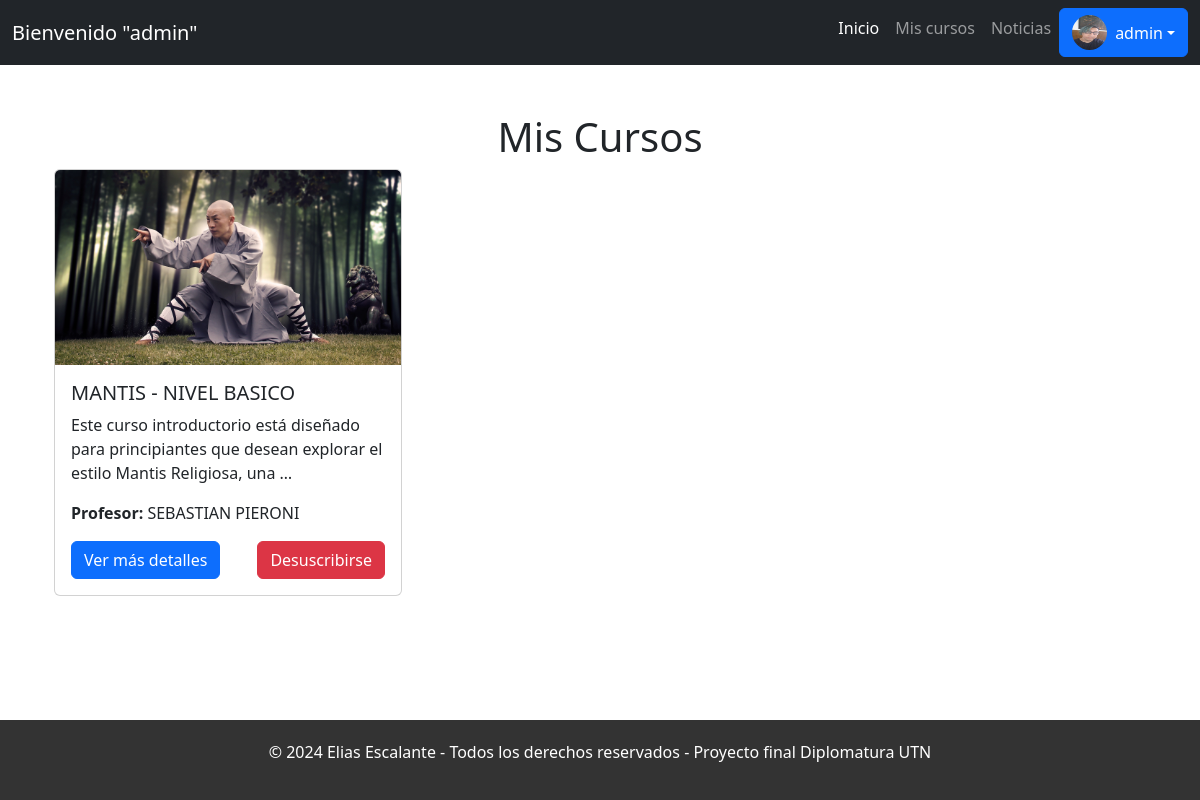
Page /cursos/mis-cursos/ (signed in) on the committed database.
### usuarios/models.py (models this page shows, shortened)
class User(AbstractUser):
    imagen = models.ImageField(upload_to='profile_images/', blank=True, null=True)
    fecha_nacimiento = models.DateField(blank=True, null=True)
    ciudad = models.CharField(max_length=40, blank=True)
    domicilio = models.CharField(max_length=80, blank=True)
    telefono = models.CharField(max_length=30, blank=True)
    email = models.EmailField(unique=True, validators=[EmailValidator()])

### cursos/models.py (models this page shows)
class Curso(models.Model):
    nombre = models.CharField(max_length=50)
    comision = models.CharField(max_length=20)
    Profesor = models.CharField(max_length=50)
    Descripcion = models.TextField(max_length=500)
    cupo = models.IntegerField(default=0)
    precio = models.DecimalField(max_digits=12, decimal_places=2, default=0.00)
    imagen = models.ImageField(upload_to="producto/%Y/%m/%d", blank=True, null=True)
    direccion= models.CharField(max_length=200)
    def __str__(self):
        return "curso: " + self.nombre

### cursos/views.py (the view)
# urls.py: path('mis-cursos/', views.mis_cursos, name='mis_cursos'),
@login_required
def mis_cursos(request):
    tickets = Ticket.objects.filter(usuario=request.user).select_related('curso')
    cursos = [{'curso': ticket.curso, 'ticket_id': ticket.id} for ticket in tickets]
    print(cursos)
    return render(request, 'cursos/mis_cursos.html', {'cursos': cursos})

### templates/cursos/mis_cursos.html (shortened to what this page needs)
{% extends 'layout.html' %}
{% load static%}
{% block content %}
<div class="container mt-5">
    <h1 class="text-center">Mis Cursos</h1>
    {% if cursos %}
        <div class="row">
            {% for curso in cursos %}
                <div class="col-md-4 mb-4">
                    <div class="card">
                        <img src="{{ curso.curso.imagen.url }}" class="card-img-top" alt="{{ curso.curso.nombre }}">
                        <div class="card-body">
                            <h5 class="card-title">{{ curso.curso.nombre }}</h5>
                            <p class="card-text">{{ curso.curso.Descripcion|truncatewords:15 }}</p>
                            <p><strong>Profesor:</strong> {{ curso.curso.Profesor }}</p>
                            <div class="d-flex justify-content-between">
                                <a href="{% url 'detalle_curso' curso.curso.id %}" class="btn btn-primary">Ver más detalles</a>
                                <form id="desuscribir-form-{{ curso.ticket_id }}" action="{% url 'desuscribirse_curso' curso.ticket_id %}" method="post">
                                    <button type="button" class="btn btn-danger" onclick="confirmarDesuscripcion({{ curso.ticket_id }})">
                                        Desuscribirse
                                    </button>
                                </form>
                            </div>
                        </div>
                    </div>
                </div>
            {% endfor %}
        </div>
    {% else %}
        <p class="text-center">No estás inscrito en ningún curso actualmente.</p>
    {% endif %}
</div>
{% endblock %}

### templates/layout.html (shortened to what this page needs)
{% load static %}
<!DOCTYPE html>
<html lang="es">
<head>
    <link href="https://cdn.jsdelivr.net/npm/bootstrap@5.3.3/dist/css/bootstrap.min.css" rel="stylesheet">
    <link rel="stylesheet" href="{% static 'layout/css/layout.css' %}">
</head>
<body class="{% block body_class %}{% endblock %}">
    <div class="main-container">
        <nav class="navbar navbar-expand-lg navbar-dark bg-dark">
            <div class="container-fluid">
                <a class="navbar-brand" href="#">Bienvenido "{{ user.username }}"</a>
                <div class="collapse navbar-collapse" id="navbarNav">
                    <ul class="navbar-nav ms-auto">
                        <li class="nav-item">
                            <a class="nav-link active" aria-current="page" href="{% url 'home_usuarios'%}">Inicio</a>
                        </li>
                        <li class="nav-item">
                            <a class="nav-link" href="{% url 'mis_cursos' %}">Mis cursos</a>
                        </li>
                        <li class="nav-item">
                            <a class="nav-link" href="{% url 'noticias' %}">Noticias</a>
                        </li>
                        <li class="nav-item dropdown">
                            <a class="btn btn-primary dropdown-toggle d-flex align-items-center" href="#" id="userDropdown" role="button" data-bs-toggle="dropdown" aria-expanded="false">
                                {% if user.imagen %}
                                    <img src="{{ user.imagen.url }}" alt="Usuario" class="rounded-circle me-2" style="width: 35px; height: 35px;">
                                {% else %}
                                    <img src="{% static 'profile_images/1.jpg' %}" alt="Usuario" class="rounded-circle me-2" style="width: 35px; height: 35px;">
                                {% endif %}
                                {{ user.username }}
                            </a>
                        </li>
                    </ul>
                </div>
            </div>
        </nav>
        <div class="content">
            <div class="container mt-4">
                {% block content %}{% endblock %}
            </div>
        </div>
        <footer>
            <div class="container">
                <p>© 2024 Elias Escalante - Todos los derechos reservados - Proyecto final Diplomatura UTN </p>
            </div>
        </footer>
    </div>
</body>
</html>

### static/layout/css/layout.css (style rules this page uses)
html, body { height: 100%; margin: 0; }
.main-container { min-height: 100%; display: flex; flex-direction: column; }
.navbar { width: 100%; top: 0; left: 0; z-index: 1040; }
.content { flex-grow: 1; }
footer { background-color: #333; color: #fff; text-align: center; padding: 20px 0; position: relative; bottom: 0; width: 100%; }

### rows in the picture
User: username "admin", imagen (picture)
Curso: curso.imagen (picture), curso.nombre "MANTIS - NIVEL BASICO", curso.Descripcion "Este curso introductorio está diseñado para principiantes que desean explorar el estilo Mantis Religiosa, una …", curso.Profesor "SEBASTIAN PIERONI"
